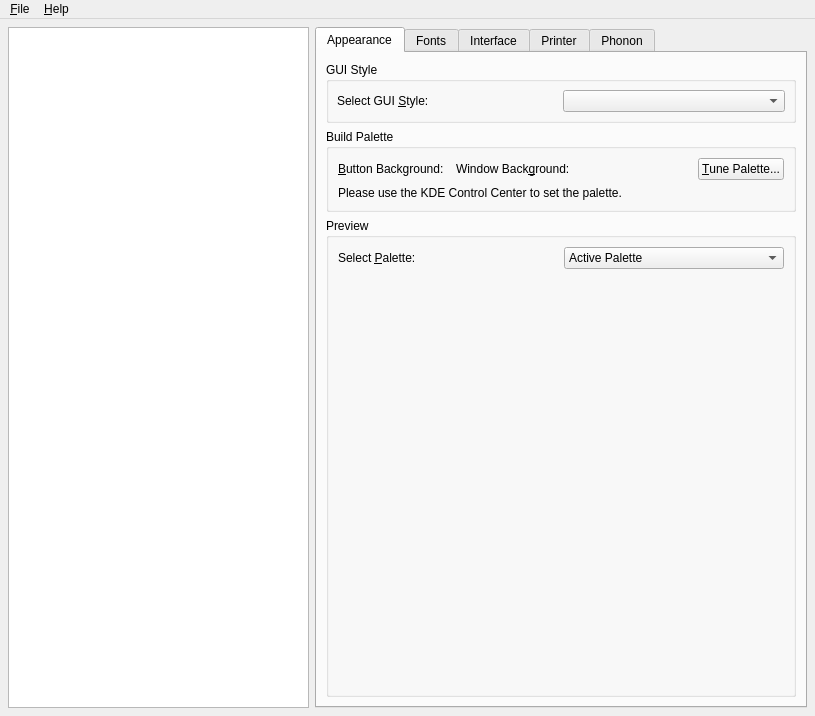
<?xml version="1.0" encoding="UTF-8"?>
<ui version="4.0">
 <comment>*********************************************************************
**
** Copyright (C) 2015 The Qt Company Ltd.
** Contact: http://www.qt.io/licensing/
**
** This file is part of the tools applications of the Qt Toolkit.
**
** $QT_BEGIN_LICENSE:LGPL$
** Commercial License Usage
** Licensees holding valid commercial Qt licenses may use this file in
** accordance with the commercial license agreement provided with the
** Software or, alternatively, in accordance with the terms contained in
** a written agreement between you and The Qt Company. For licensing terms
** and conditions see http://www.qt.io/terms-conditions. For further
** information use the contact form at http://www.qt.io/contact-us.
**
** GNU Lesser General Public License Usage
** Alternatively, this file may be used under the terms of the GNU Lesser
** General Public License version 2.1 or version 3 as published by the Free
** Software Foundation and appearing in the file LICENSE.LGPLv21 and
** LICENSE.LGPLv3 included in the packaging of this file. Please review the
** following information to ensure the GNU Lesser General Public License
** requirements will be met: https://www.gnu.org/licenses/lgpl.html and
** http://www.gnu.org/licenses/old-licenses/lgpl-2.1.html.
**
** As a special exception, The Qt Company gives you certain additional
** rights. These rights are described in The Qt Company LGPL Exception
** version 1.1, included in the file LGPL_EXCEPTION.txt in this package.
**
** GNU General Public License Usage
** Alternatively, this file may be used under the terms of the GNU
** General Public License version 3.0 as published by the Free Software
** Foundation and appearing in the file LICENSE.GPL included in the
** packaging of this file.  Please review the following information to
** ensure the GNU General Public License version 3.0 requirements will be
** met: http://www.gnu.org/copyleft/gpl.html.
**
** $QT_END_LICENSE$
**
*********************************************************************</comment>
 <class>MainWindow</class>
 <widget class="QMainWindow" name="MainWindow">
  <property name="geometry">
   <rect>
    <x>0</x>
    <y>0</y>
    <width>815</width>
    <height>716</height>
   </rect>
  </property>
  <property name="windowTitle">
   <string>Qt Configuration</string>
  </property>
  <widget class="QWidget" name="widget">
   <layout class="QGridLayout" name="gridLayout">
    <property name="margin">
     <number>8</number>
    </property>
    <item row="0" column="0">
     <widget class="QTextEdit" name="helpView">
      <property name="minimumSize">
       <size>
        <width>200</width>
        <height>0</height>
       </size>
      </property>
      <property name="readOnly">
       <bool>true</bool>
      </property>
     </widget>
    </item>
    <item row="0" column="1">
     <widget class="QTabWidget" name="mainTabWidget">
      <property name="currentIndex">
       <number>0</number>
      </property>
      <widget class="QWidget" name="appearanceTab">
       <attribute name="title">
        <string>Appearance</string>
       </attribute>
       <layout class="QGridLayout" name="gridLayout_5">
        <item row="0" column="0">
         <widget class="QGroupBox" name="guiStyleGroup">
          <property name="sizePolicy">
           <sizepolicy hsizetype="Minimum" vsizetype="Preferred">
            <horstretch>0</horstretch>
            <verstretch>0</verstretch>
           </sizepolicy>
          </property>
          <property name="minimumSize">
           <size>
            <width>0</width>
            <height>0</height>
           </size>
          </property>
          <property name="title">
           <string>GUI Style</string>
          </property>
          <layout class="QHBoxLayout">
           <property name="spacing">
            <number>4</number>
           </property>
           <property name="margin">
            <number>8</number>
           </property>
           <item>
            <widget class="QLabel" name="guiStyleLabel">
             <property name="minimumSize">
              <size>
               <width>0</width>
               <height>0</height>
              </size>
             </property>
             <property name="text">
              <string>Select GUI &amp;Style:</string>
             </property>
             <property name="buddy">
              <cstring>guiStyleCombo</cstring>
             </property>
            </widget>
           </item>
           <item>
            <widget class="QComboBox" name="guiStyleCombo"/>
           </item>
          </layout>
         </widget>
        </item>
        <item row="3" column="0">
         <widget class="QGroupBox" name="previewGroup">
          <property name="sizePolicy">
           <sizepolicy hsizetype="Preferred" vsizetype="Expanding">
            <horstretch>0</horstretch>
            <verstretch>0</verstretch>
           </sizepolicy>
          </property>
          <property name="title">
           <string>Preview</string>
          </property>
          <layout class="QGridLayout" name="gridLayout_4">
           <item row="0" column="0">
            <widget class="QLabel" name="paletteLabel">
             <property name="text">
              <string>Select &amp;Palette:</string>
             </property>
             <property name="buddy">
              <cstring>paletteCombo</cstring>
             </property>
            </widget>
           </item>
           <item row="0" column="1">
            <widget class="QComboBox" name="paletteCombo">
             <item>
              <property name="text">
               <string>Active Palette</string>
              </property>
             </item>
             <item>
              <property name="text">
               <string>Inactive Palette</string>
              </property>
             </item>
             <item>
              <property name="text">
               <string>Disabled Palette</string>
              </property>
             </item>
            </widget>
           </item>
           <item row="1" column="0" colspan="2">
            <widget class="PreviewFrame" name="previewFrame" native="true">
             <property name="sizePolicy">
              <sizepolicy hsizetype="Expanding" vsizetype="Expanding">
               <horstretch>0</horstretch>
               <verstretch>0</verstretch>
              </sizepolicy>
             </property>
             <property name="minimumSize">
              <size>
               <width>410</width>
               <height>260</height>
              </size>
             </property>
            </widget>
           </item>
          </layout>
         </widget>
        </item>
        <item row="1" column="0">
         <widget class="QGroupBox" name="buildPaletteGroup">
          <property name="sizePolicy">
           <sizepolicy hsizetype="Preferred" vsizetype="Maximum">
            <horstretch>0</horstretch>
            <verstretch>0</verstretch>
           </sizepolicy>
          </property>
          <property name="minimumSize">
           <size>
            <width>400</width>
            <height>0</height>
           </size>
          </property>
          <property name="title">
           <string>Build Palette</string>
          </property>
          <layout class="QVBoxLayout" name="verticalLayout_2">
           <item>
            <widget class="QWidget" name="colorConfig" native="true">
             <layout class="QHBoxLayout" name="horizontalLayout_2">
              <property name="margin">
               <number>0</number>
              </property>
              <item>
               <widget class="QLabel" name="labelMainColor">
                <property name="text">
                 <string>&amp;Button Background:</string>
                </property>
                <property name="buddy">
                 <cstring>buttonMainColor</cstring>
                </property>
               </widget>
              </item>
              <item>
               <widget class="ColorButton" name="buttonMainColor" native="true"/>
              </item>
              <item>
               <widget class="QLabel" name="labelWindowColor">
                <property name="sizePolicy">
                 <sizepolicy hsizetype="Minimum" vsizetype="Minimum">
                  <horstretch>0</horstretch>
                  <verstretch>0</verstretch>
                 </sizepolicy>
                </property>
                <property name="minimumSize">
                 <size>
                  <width>50</width>
                  <height>0</height>
                 </size>
                </property>
                <property name="lineWidth">
                 <number>1</number>
                </property>
                <property name="midLineWidth">
                 <number>0</number>
                </property>
                <property name="text">
                 <string>Window Back&amp;ground:</string>
                </property>
                <property name="alignment">
                 <set>Qt::AlignVCenter</set>
                </property>
                <property name="margin">
                 <number>0</number>
                </property>
                <property name="buddy">
                 <cstring>buttonWindowColor</cstring>
                </property>
               </widget>
              </item>
              <item>
               <widget class="ColorButton" name="buttonWindowColor" native="true"/>
              </item>
              <item>
               <spacer name="spacer">
                <property name="orientation">
                 <enum>Qt::Horizontal</enum>
                </property>
                <property name="sizeType">
                 <enum>QSizePolicy::Expanding</enum>
                </property>
                <property name="sizeHint" stdset="0">
                 <size>
                  <width>70</width>
                  <height>20</height>
                 </size>
                </property>
               </spacer>
              </item>
              <item>
               <widget class="QPushButton" name="tunePaletteButton">
                <property name="text">
                 <string>&amp;Tune Palette...</string>
                </property>
               </widget>
              </item>
             </layout>
            </widget>
           </item>
           <item>
            <widget class="QLabel" name="kdeNoteLabel">
             <property name="text">
              <string>Please use the KDE Control Center to set the palette.</string>
             </property>
            </widget>
           </item>
          </layout>
         </widget>
        </item>
       </layout>
      </widget>
      <widget class="QWidget" name="fontsTab">
       <attribute name="title">
        <string>Fonts</string>
       </attribute>
       <layout class="QVBoxLayout">
        <item>
         <widget class="QGroupBox" name="defaultFontGroup">
          <property name="title">
           <string>Default Font</string>
          </property>
          <layout class="QGridLayout">
           <property name="margin">
            <number>8</number>
           </property>
           <property name="spacing">
            <number>4</number>
           </property>
           <item row="1" column="1">
            <widget class="QComboBox" name="fontStyleCombo">
             <property name="autoCompletion">
              <bool>true</bool>
             </property>
             <property name="duplicatesEnabled">
              <bool>false</bool>
             </property>
            </widget>
           </item>
           <item row="0" column="1">
            <widget class="QComboBox" name="fontFamilyCombo">
             <property name="autoCompletion">
              <bool>true</bool>
             </property>
             <property name="duplicatesEnabled">
              <bool>false</bool>
             </property>
            </widget>
           </item>
           <item row="2" column="1">
            <widget class="QComboBox" name="pointSizeCombo">
             <property name="editable">
              <bool>true</bool>
             </property>
             <property name="autoCompletion">
              <bool>true</bool>
             </property>
             <property name="duplicatesEnabled">
              <bool>false</bool>
             </property>
            </widget>
           </item>
           <item row="1" column="0">
            <widget class="QLabel" name="fontStyleLabel">
             <property name="text">
              <string>&amp;Style:</string>
             </property>
             <property name="buddy">
              <cstring>fontStyleCombo</cstring>
             </property>
            </widget>
           </item>
           <item row="2" column="0">
            <widget class="QLabel" name="pointSizeLabel">
             <property name="text">
              <string>&amp;Point Size:</string>
             </property>
             <property name="buddy">
              <cstring>pointSizeCombo</cstring>
             </property>
            </widget>
           </item>
           <item row="0" column="0">
            <widget class="QLabel" name="fontFamilyLabel">
             <property name="text">
              <string>F&amp;amily:</string>
             </property>
             <property name="buddy">
              <cstring>fontFamilyCombo</cstring>
             </property>
            </widget>
           </item>
           <item row="3" column="0" colspan="2">
            <widget class="QLineEdit" name="sampleLineEdit">
             <property name="text">
              <string>Sample Text</string>
             </property>
             <property name="alignment">
              <set>Qt::AlignHCenter</set>
             </property>
            </widget>
           </item>
          </layout>
         </widget>
        </item>
        <item>
         <widget class="QGroupBox" name="fontSubstitutionGroup">
          <property name="title">
           <string>Font Substitution</string>
          </property>
          <layout class="QVBoxLayout">
           <property name="spacing">
            <number>4</number>
           </property>
           <property name="margin">
            <number>8</number>
           </property>
           <item>
            <layout class="QHBoxLayout">
             <property name="spacing">
              <number>4</number>
             </property>
             <property name="margin">
              <number>0</number>
             </property>
             <item>
              <widget class="QLabel" name="familySubstitutionLabel">
               <property name="text">
                <string>S&amp;elect or Enter a Family:</string>
               </property>
               <property name="buddy">
                <cstring>familySubstitutionCombo</cstring>
               </property>
              </widget>
             </item>
             <item>
              <widget class="QComboBox" name="familySubstitutionCombo">
               <property name="editable">
                <bool>true</bool>
               </property>
               <property name="autoCompletion">
                <bool>true</bool>
               </property>
               <property name="duplicatesEnabled">
                <bool>false</bool>
               </property>
              </widget>
             </item>
            </layout>
           </item>
           <item>
            <widget class="Line" name="Line1">
             <property name="frameShape">
              <enum>QFrame::HLine</enum>
             </property>
             <property name="frameShadow">
              <enum>QFrame::Sunken</enum>
             </property>
             <property name="orientation">
              <enum>Qt::Horizontal</enum>
             </property>
            </widget>
           </item>
           <item>
            <widget class="QLabel" name="substitutionsLabel">
             <property name="text">
              <string>Current Substitutions:</string>
             </property>
            </widget>
           </item>
           <item>
            <widget class="QListWidget" name="substitutionsListBox"/>
           </item>
           <item>
            <layout class="QHBoxLayout">
             <property name="spacing">
              <number>4</number>
             </property>
             <property name="margin">
              <number>0</number>
             </property>
             <item>
              <widget class="QPushButton" name="upSubstitutionButton">
               <property name="text">
                <string>Up</string>
               </property>
              </widget>
             </item>
             <item>
              <widget class="QPushButton" name="downSubstitutionButton">
               <property name="text">
                <string>Down</string>
               </property>
              </widget>
             </item>
             <item>
              <widget class="QPushButton" name="removeSubstitutionButton">
               <property name="text">
                <string>Remove</string>
               </property>
              </widget>
             </item>
            </layout>
           </item>
           <item>
            <widget class="Line" name="Line2">
             <property name="frameShape">
              <enum>QFrame::HLine</enum>
             </property>
             <property name="frameShadow">
              <enum>QFrame::Sunken</enum>
             </property>
             <property name="orientation">
              <enum>Qt::Horizontal</enum>
             </property>
            </widget>
           </item>
           <item>
            <layout class="QHBoxLayout">
             <property name="spacing">
              <number>4</number>
             </property>
             <property name="margin">
              <number>0</number>
             </property>
             <item>
              <widget class="QLabel" name="chooseSubstitutionLabel">
               <property name="text">
                <string>Select s&amp;ubstitute Family:</string>
               </property>
               <property name="buddy">
                <cstring>chooseSubstitutionCombo</cstring>
               </property>
              </widget>
             </item>
             <item>
              <widget class="QComboBox" name="chooseSubstitutionCombo">
               <property name="autoCompletion">
                <bool>true</bool>
               </property>
               <property name="duplicatesEnabled">
                <bool>false</bool>
               </property>
              </widget>
             </item>
             <item>
              <widget class="QPushButton" name="addSubstitutionButton">
               <property name="text">
                <string>Add</string>
               </property>
              </widget>
             </item>
            </layout>
           </item>
          </layout>
         </widget>
        </item>
       </layout>
      </widget>
      <widget class="QWidget" name="interfaceTab">
       <attribute name="title">
        <string>Interface</string>
       </attribute>
       <layout class="QVBoxLayout">
        <item>
         <widget class="QGroupBox" name="feelSettingsGroup">
          <property name="title">
           <string>Feel Settings</string>
          </property>
          <layout class="QGridLayout">
           <property name="margin">
            <number>8</number>
           </property>
           <property name="spacing">
            <number>4</number>
           </property>
           <item row="0" column="1">
            <widget class="QSpinBox" name="doubleClickIntervalSpinBox">
             <property name="suffix">
              <string> ms</string>
             </property>
             <property name="minimum">
              <number>10</number>
             </property>
             <property name="maximum">
              <number>10000</number>
             </property>
            </widget>
           </item>
           <item row="0" column="0">
            <widget class="QLabel" name="doubleClickIntervalLabel">
             <property name="text">
              <string>&amp;Double Click Interval:</string>
             </property>
             <property name="buddy">
              <cstring>doubleClickIntervalSpinBox</cstring>
             </property>
            </widget>
           </item>
           <item row="1" column="1">
            <widget class="QSpinBox" name="cursorFlashTimeSpinBox">
             <property name="specialValueText">
              <string>No blinking</string>
             </property>
             <property name="suffix">
              <string> ms</string>
             </property>
             <property name="minimum">
              <number>9</number>
             </property>
             <property name="maximum">
              <number>10000</number>
             </property>
            </widget>
           </item>
           <item row="1" column="0">
            <widget class="QLabel" name="cursorFlashTimeLabel">
             <property name="text">
              <string>&amp;Cursor Flash Time:</string>
             </property>
             <property name="buddy">
              <cstring>cursorFlashTimeSpinBox</cstring>
             </property>
            </widget>
           </item>
           <item row="2" column="1">
            <widget class="QSpinBox" name="wheelScrollLinesSpinBox">
             <property name="suffix">
              <string> lines</string>
             </property>
             <property name="minimum">
              <number>1</number>
             </property>
             <property name="maximum">
              <number>20</number>
             </property>
            </widget>
           </item>
           <item row="2" column="0">
            <widget class="QLabel" name="wheelScrollLinesLabel">
             <property name="text">
              <string>Wheel &amp;Scroll Lines:</string>
             </property>
             <property name="buddy">
              <cstring>wheelScrollLinesSpinBox</cstring>
             </property>
            </widget>
           </item>
           <item row="3" column="0" colspan="2">
            <widget class="QCheckBox" name="resolveLinksCheckBox">
             <property name="text">
              <string>Resolve symlinks in URLs</string>
             </property>
            </widget>
           </item>
          </layout>
         </widget>
        </item>
        <item>
         <widget class="QGroupBox" name="guiEffectsGroup">
          <property name="title">
           <string>GUI Effects</string>
          </property>
          <layout class="QVBoxLayout">
           <property name="spacing">
            <number>4</number>
           </property>
           <property name="margin">
            <number>8</number>
           </property>
           <item>
            <widget class="QCheckBox" name="effectsCheckBox">
             <property name="text">
              <string>&amp;Enable</string>
             </property>
             <property name="shortcut">
              <string>Alt+E</string>
             </property>
            </widget>
           </item>
           <item>
            <widget class="QFrame" name="effectsFrame">
             <layout class="QGridLayout">
              <property name="spacing">
               <number>4</number>
              </property>
              <item row="0" column="0">
               <widget class="QLabel" name="menuEffectLabel">
                <property name="text">
                 <string>&amp;Menu Effect:</string>
                </property>
                <property name="buddy">
                 <cstring>menuEffectCombo</cstring>
                </property>
               </widget>
              </item>
              <item row="1" column="0">
               <widget class="QLabel" name="comboEffectLabel">
                <property name="text">
                 <string>C&amp;omboBox Effect:</string>
                </property>
                <property name="buddy">
                 <cstring>comboEffectCombo</cstring>
                </property>
               </widget>
              </item>
              <item row="2" column="0">
               <widget class="QLabel" name="toolTipEffectLabel">
                <property name="text">
                 <string>&amp;ToolTip Effect:</string>
                </property>
                <property name="buddy">
                 <cstring>toolTipEffectCombo</cstring>
                </property>
               </widget>
              </item>
              <item row="3" column="0">
               <widget class="QLabel" name="toolBoxEffectLabel">
                <property name="text">
                 <string>Tool&amp;Box Effect:</string>
                </property>
                <property name="buddy">
                 <cstring>toolBoxEffectCombo</cstring>
                </property>
               </widget>
              </item>
              <item row="0" column="1">
               <widget class="QComboBox" name="menuEffectCombo">
                <property name="currentIndex">
                 <number>0</number>
                </property>
                <property name="autoCompletion">
                 <bool>true</bool>
                </property>
                <item>
                 <property name="text">
                  <string>Disable</string>
                 </property>
                </item>
                <item>
                 <property name="text">
                  <string>Animate</string>
                 </property>
                </item>
                <item>
                 <property name="text">
                  <string>Fade</string>
                 </property>
                </item>
               </widget>
              </item>
              <item row="1" column="1">
               <widget class="QComboBox" name="comboEffectCombo">
                <item>
                 <property name="text">
                  <string>Disable</string>
                 </property>
                </item>
                <item>
                 <property name="text">
                  <string>Animate</string>
                 </property>
                </item>
               </widget>
              </item>
              <item row="2" column="1">
               <widget class="QComboBox" name="toolTipEffectCombo">
                <item>
                 <property name="text">
                  <string>Disable</string>
                 </property>
                </item>
                <item>
                 <property name="text">
                  <string>Animate</string>
                 </property>
                </item>
                <item>
                 <property name="text">
                  <string>Fade</string>
                 </property>
                </item>
               </widget>
              </item>
              <item row="3" column="1">
               <widget class="QComboBox" name="toolBoxEffectCombo">
                <item>
                 <property name="text">
                  <string>Disable</string>
                 </property>
                </item>
                <item>
                 <property name="text">
                  <string>Animate</string>
                 </property>
                </item>
               </widget>
              </item>
             </layout>
            </widget>
           </item>
          </layout>
         </widget>
        </item>
        <item>
         <widget class="QGroupBox" name="globalStrutGroup">
          <property name="title">
           <string>Global Strut</string>
          </property>
          <layout class="QGridLayout">
           <property name="margin">
            <number>8</number>
           </property>
           <property name="spacing">
            <number>4</number>
           </property>
           <item row="0" column="0">
            <widget class="QLabel" name="strutWidthLabel">
             <property name="text">
              <string>Minimum &amp;Width:</string>
             </property>
             <property name="buddy">
              <cstring>strutWidthSpinBox</cstring>
             </property>
            </widget>
           </item>
           <item row="1" column="0">
            <widget class="QLabel" name="strutHeightLabel">
             <property name="text">
              <string>Minimum Hei&amp;ght:</string>
             </property>
             <property name="buddy">
              <cstring>strutHeightSpinBox</cstring>
             </property>
            </widget>
           </item>
           <item row="0" column="1">
            <widget class="QSpinBox" name="strutWidthSpinBox">
             <property name="suffix">
              <string> pixels</string>
             </property>
             <property name="maximum">
              <number>1000</number>
             </property>
            </widget>
           </item>
           <item row="1" column="1">
            <widget class="QSpinBox" name="strutHeightSpinBox">
             <property name="suffix">
              <string> pixels</string>
             </property>
             <property name="maximum">
              <number>1000</number>
             </property>
            </widget>
           </item>
          </layout>
         </widget>
        </item>
        <item>
         <widget class="QCheckBox" name="rtlExtensionsCheckBox">
          <property name="text">
           <string>Enhanced support for languages written right-to-left</string>
          </property>
         </widget>
        </item>
        <item>
         <widget class="QLabel" name="inputStyleLabel">
          <property name="text">
           <string>XIM Input Style:</string>
          </property>
         </widget>
        </item>
        <item>
         <widget class="QComboBox" name="inputStyleCombo">
          <property name="currentIndex">
           <number>0</number>
          </property>
          <item>
           <property name="text">
            <string>On The Spot</string>
           </property>
          </item>
          <item>
           <property name="text">
            <string>Over The Spot</string>
           </property>
          </item>
          <item>
           <property name="text">
            <string>Off The Spot</string>
           </property>
          </item>
          <item>
           <property name="text">
            <string>Root</string>
           </property>
          </item>
         </widget>
        </item>
        <item>
         <widget class="QLabel" name="inputMethodLabel">
          <property name="text">
           <string>Default Input Method:</string>
          </property>
         </widget>
        </item>
        <item>
         <widget class="QComboBox" name="inputMethodCombo">
          <property name="currentIndex">
           <number>-1</number>
          </property>
         </widget>
        </item>
        <item>
         <spacer>
          <property name="orientation">
           <enum>Qt::Vertical</enum>
          </property>
          <property name="sizeType">
           <enum>QSizePolicy::Expanding</enum>
          </property>
          <property name="sizeHint" stdset="0">
           <size>
            <width>20</width>
            <height>40</height>
           </size>
          </property>
         </spacer>
        </item>
       </layout>
      </widget>
      <widget class="QWidget" name="printerTab">
       <attribute name="title">
        <string>Printer</string>
       </attribute>
       <layout class="QVBoxLayout">
        <item>
         <widget class="QCheckBox" name="fontEmbeddingCheckBox">
          <property name="text">
           <string>Enable Font embedding</string>
          </property>
          <property name="checked">
           <bool>true</bool>
          </property>
         </widget>
        </item>
        <item>
         <widget class="QGroupBox" name="fontPathsGroup">
          <property name="sizePolicy">
           <sizepolicy hsizetype="Preferred" vsizetype="Expanding">
            <horstretch>0</horstretch>
            <verstretch>0</verstretch>
           </sizepolicy>
          </property>
          <property name="title">
           <string>Font Paths</string>
          </property>
          <layout class="QVBoxLayout">
           <property name="spacing">
            <number>4</number>
           </property>
           <property name="margin">
            <number>8</number>
           </property>
           <item>
            <layout class="QGridLayout">
             <property name="margin">
              <number>0</number>
             </property>
             <property name="spacing">
              <number>4</number>
             </property>
             <item row="1" column="0">
              <widget class="QPushButton" name="upFontpathButton">
               <property name="text">
                <string>Up</string>
               </property>
              </widget>
             </item>
             <item row="1" column="2">
              <widget class="QPushButton" name="removeFontpathButton">
               <property name="text">
                <string>Remove</string>
               </property>
              </widget>
             </item>
             <item row="1" column="1">
              <widget class="QPushButton" name="downFontpathButton">
               <property name="text">
                <string>Down</string>
               </property>
              </widget>
             </item>
             <item row="0" column="0" colspan="3">
              <widget class="QListWidget" name="fontpathListBox"/>
             </item>
            </layout>
           </item>
           <item>
            <layout class="QGridLayout">
             <property name="margin">
              <number>0</number>
             </property>
             <property name="spacing">
              <number>4</number>
             </property>
             <item row="2" column="0">
              <spacer>
               <property name="orientation">
                <enum>Qt::Horizontal</enum>
               </property>
               <property name="sizeType">
                <enum>QSizePolicy::Minimum</enum>
               </property>
               <property name="sizeHint" stdset="0">
                <size>
                 <width>20</width>
                 <height>20</height>
                </size>
               </property>
              </spacer>
             </item>
             <item row="2" column="2">
              <widget class="QPushButton" name="addFontPathButton">
               <property name="text">
                <string>Add</string>
               </property>
              </widget>
             </item>
             <item row="2" column="1">
              <widget class="QPushButton" name="browseFontPathButton">
               <property name="text">
                <string>Browse...</string>
               </property>
              </widget>
             </item>
             <item row="0" column="0" colspan="3">
              <widget class="QLabel" name="browseFontPathLabel">
               <property name="text">
                <string>Press the &lt;b&gt;Browse&lt;/b&gt; button or enter a directory and press Enter to add them to the list.</string>
               </property>
              </widget>
             </item>
             <item row="1" column="0" colspan="3">
              <widget class="QLineEdit" name="fontPathLineEdit"/>
             </item>
            </layout>
           </item>
          </layout>
         </widget>
        </item>
       </layout>
      </widget>
      <widget class="QWidget" name="phononTab">
       <attribute name="title">
        <string>Phonon</string>
       </attribute>
       <layout class="QVBoxLayout" name="verticalLayout">
        <item>
         <widget class="QGroupBox" name="aboutPhononGroup">
          <property name="title">
           <string>About Phonon</string>
          </property>
          <layout class="QGridLayout" name="gridLayout_2">
           <item row="0" column="0">
            <widget class="QLabel" name="phononVersionBuddyLabel">
             <property name="text">
              <string>Current Version:</string>
             </property>
            </widget>
           </item>
           <item row="0" column="1">
            <widget class="QLabel" name="phononVersionLabel">
             <property name="text">
              <string>Not available</string>
             </property>
            </widget>
           </item>
           <item row="1" column="0">
            <widget class="QLabel" name="phononWebsiteBuddyLabel">
             <property name="text">
              <string>Website:</string>
             </property>
            </widget>
           </item>
           <item row="1" column="1">
            <widget class="QLabel" name="phononWebsiteLabel">
             <property name="text">
              <string>&lt;a href=&quot;http://phonon.kde.org&quot;&gt;http://phonon.kde.org/&lt;/a&gt;</string>
             </property>
             <property name="openExternalLinks">
              <bool>true</bool>
             </property>
            </widget>
           </item>
          </layout>
         </widget>
        </item>
        <item>
         <widget class="QGroupBox" name="aboutGStreamerGroup">
          <property name="title">
           <string>About GStreamer</string>
          </property>
          <layout class="QGridLayout">
           <item row="0" column="0">
            <widget class="QLabel" name="gstVersionBuddyLabel">
             <property name="text">
              <string>Current Version:</string>
             </property>
            </widget>
           </item>
           <item row="0" column="1">
            <widget class="QLabel" name="gstVersionLabel">
             <property name="text">
              <string>Not available</string>
             </property>
            </widget>
           </item>
           <item row="1" column="0">
            <widget class="QLabel" name="gstWebsiteBuddyLabel">
             <property name="text">
              <string>Website:</string>
             </property>
            </widget>
           </item>
           <item row="1" column="1">
            <widget class="QLabel" name="gstWebsiteLabel">
             <property name="text">
              <string>&lt;a href=&quot;http://gstreamer.freedesktop.org/&quot;&gt;http://gstreamer.freedesktop.org/&lt;/a&gt;</string>
             </property>
             <property name="openExternalLinks">
              <bool>true</bool>
             </property>
            </widget>
           </item>
          </layout>
         </widget>
        </item>
        <item>
         <widget class="QGroupBox" name="gstBackendGroup">
          <property name="title">
           <string>GStreamer backend settings</string>
          </property>
          <layout class="QGridLayout" name="gridLayout_3">
           <item row="0" column="0">
            <widget class="QLabel" name="audiosinkLabel">
             <property name="text">
              <string>Preferred audio sink:</string>
             </property>
             <property name="buddy">
              <cstring>audiosinkCombo</cstring>
             </property>
            </widget>
           </item>
           <item row="0" column="1">
            <widget class="QComboBox" name="audiosinkCombo"/>
           </item>
           <item row="1" column="0">
            <widget class="QLabel" name="videomodeLabel">
             <property name="text">
              <string>Preferred render method:</string>
             </property>
             <property name="buddy">
              <cstring>videomodeCombo</cstring>
             </property>
            </widget>
           </item>
           <item row="1" column="1">
            <widget class="QComboBox" name="videomodeCombo"/>
           </item>
           <item row="2" column="0" colspan="2">
            <widget class="QLabel" name="gstBackendNoteLabel">
             <property name="text">
              <string>&lt;!DOCTYPE HTML PUBLIC &quot;-//W3C//DTD HTML 4.0//EN&quot; &quot;http://www.w3.org/TR/REC-html40/strict.dtd&quot;&gt;
&lt;html&gt;&lt;head&gt;&lt;meta name=&quot;qrichtext&quot; content=&quot;1&quot; /&gt;&lt;style type=&quot;text/css&quot;&gt;
p, li { white-space: pre-wrap; }
&lt;/style&gt;&lt;/head&gt;&lt;body style=&quot; font-family:'Sans Serif'; font-size:9pt; font-weight:400; font-style:normal;&quot;&gt;
&lt;p style=&quot; margin-top:0px; margin-bottom:0px; margin-left:0px; margin-right:0px; -qt-block-indent:0; text-indent:0px;&quot;&gt;&lt;span style=&quot; font-style:italic;&quot;&gt;Note: changes to these settings may prevent applications from starting up correctly.&lt;/span&gt;&lt;/p&gt;&lt;/body&gt;&lt;/html&gt;</string>
             </property>
             <property name="textFormat">
              <enum>Qt::RichText</enum>
             </property>
             <property name="scaledContents">
              <bool>false</bool>
             </property>
             <property name="wordWrap">
              <bool>true</bool>
             </property>
             <property name="margin">
              <number>2</number>
             </property>
            </widget>
           </item>
          </layout>
         </widget>
        </item>
        <item>
         <widget class="QLabel" name="phononLabel">
          <property name="text">
           <string/>
          </property>
         </widget>
        </item>
        <item>
         <spacer name="verticalSpacer">
          <property name="orientation">
           <enum>Qt::Vertical</enum>
          </property>
          <property name="sizeHint" stdset="0">
           <size>
            <width>20</width>
            <height>40</height>
           </size>
          </property>
         </spacer>
        </item>
       </layout>
      </widget>
     </widget>
    </item>
   </layout>
  </widget>
  <widget class="QMenuBar" name="mainMenu">
   <property name="geometry">
    <rect>
     <x>0</x>
     <y>0</y>
     <width>815</width>
     <height>19</height>
    </rect>
   </property>
   <widget class="QMenu" name="fileMenu">
    <property name="geometry">
     <rect>
      <x>203</x>
      <y>114</y>
      <width>161</width>
      <height>110</height>
     </rect>
    </property>
    <property name="title">
     <string>&amp;File</string>
    </property>
    <addaction name="fileSaveAction"/>
    <addaction name="separator"/>
    <addaction name="fileExitAction"/>
   </widget>
   <widget class="QMenu" name="saveMenu">
    <property name="geometry">
     <rect>
      <x>543</x>
      <y>98</y>
      <width>161</width>
      <height>106</height>
     </rect>
    </property>
    <property name="title">
     <string>&amp;Help</string>
    </property>
    <addaction name="helpAboutAction"/>
    <addaction name="helpAboutQtAction"/>
   </widget>
   <addaction name="fileMenu"/>
   <addaction name="separator"/>
   <addaction name="saveMenu"/>
  </widget>
  <action name="fileSaveAction">
   <property name="text">
    <string>&amp;Save</string>
   </property>
   <property name="iconText">
    <string>Save</string>
   </property>
   <property name="shortcut">
    <string>Ctrl+S</string>
   </property>
  </action>
  <action name="fileExitAction">
   <property name="text">
    <string>E&amp;xit</string>
   </property>
   <property name="iconText">
    <string>Exit</string>
   </property>
   <property name="shortcut">
    <string>Ctrl+Q</string>
   </property>
  </action>
  <action name="helpAboutAction">
   <property name="text">
    <string>&amp;About</string>
   </property>
   <property name="iconText">
    <string>About</string>
   </property>
   <property name="shortcut">
    <string/>
   </property>
  </action>
  <action name="helpAboutQtAction">
   <property name="text">
    <string>About &amp;Qt</string>
   </property>
   <property name="iconText">
    <string>About Qt</string>
   </property>
  </action>
 </widget>
 <customwidgets>
  <customwidget>
   <class>ColorButton</class>
   <extends></extends>
   <header>colorbutton.h</header>
  </customwidget>
  <customwidget>
   <class>PreviewFrame</class>
   <extends></extends>
   <header>previewframe.h</header>
  </customwidget>
 </customwidgets>
 <tabstops>
  <tabstop>helpView</tabstop>
  <tabstop>mainTabWidget</tabstop>
  <tabstop>guiStyleCombo</tabstop>
  <tabstop>tunePaletteButton</tabstop>
  <tabstop>paletteCombo</tabstop>
  <tabstop>fontFamilyCombo</tabstop>
  <tabstop>fontStyleCombo</tabstop>
  <tabstop>pointSizeCombo</tabstop>
  <tabstop>sampleLineEdit</tabstop>
  <tabstop>familySubstitutionCombo</tabstop>
  <tabstop>substitutionsListBox</tabstop>
  <tabstop>upSubstitutionButton</tabstop>
  <tabstop>downSubstitutionButton</tabstop>
  <tabstop>removeSubstitutionButton</tabstop>
  <tabstop>chooseSubstitutionCombo</tabstop>
  <tabstop>addSubstitutionButton</tabstop>
  <tabstop>doubleClickIntervalSpinBox</tabstop>
  <tabstop>cursorFlashTimeSpinBox</tabstop>
  <tabstop>wheelScrollLinesSpinBox</tabstop>
  <tabstop>resolveLinksCheckBox</tabstop>
  <tabstop>effectsCheckBox</tabstop>
  <tabstop>menuEffectCombo</tabstop>
  <tabstop>comboEffectCombo</tabstop>
  <tabstop>toolTipEffectCombo</tabstop>
  <tabstop>toolBoxEffectCombo</tabstop>
  <tabstop>strutWidthSpinBox</tabstop>
  <tabstop>strutHeightSpinBox</tabstop>
  <tabstop>rtlExtensionsCheckBox</tabstop>
  <tabstop>inputStyleCombo</tabstop>
  <tabstop>inputMethodCombo</tabstop>
  <tabstop>fontEmbeddingCheckBox</tabstop>
  <tabstop>fontpathListBox</tabstop>
  <tabstop>upFontpathButton</tabstop>
  <tabstop>downFontpathButton</tabstop>
  <tabstop>removeFontpathButton</tabstop>
  <tabstop>fontPathLineEdit</tabstop>
  <tabstop>browseFontPathButton</tabstop>
  <tabstop>addFontPathButton</tabstop>
  <tabstop>audiosinkCombo</tabstop>
  <tabstop>videomodeCombo</tabstop>
 </tabstops>
 <resources/>
 <connections>
  <connection>
   <sender>effectsCheckBox</sender>
   <signal>toggled(bool)</signal>
   <receiver>effectsFrame</receiver>
   <slot>setEnabled(bool)</slot>
   <hints>
    <hint type="sourcelabel">
     <x>417</x>
     <y>257</y>
    </hint>
    <hint type="destinationlabel">
     <x>578</x>
     <y>379</y>
    </hint>
   </hints>
  </connection>
  <connection>
   <sender>fontEmbeddingCheckBox</sender>
   <signal>toggled(bool)</signal>
   <receiver>fontPathsGroup</receiver>
   <slot>setEnabled(bool)</slot>
   <hints>
    <hint type="sourcelabel">
     <x>449</x>
     <y>69</y>
    </hint>
    <hint type="destinationlabel">
     <x>447</x>
     <y>94</y>
    </hint>
   </hints>
  </connection>
 </connections>
</ui>
